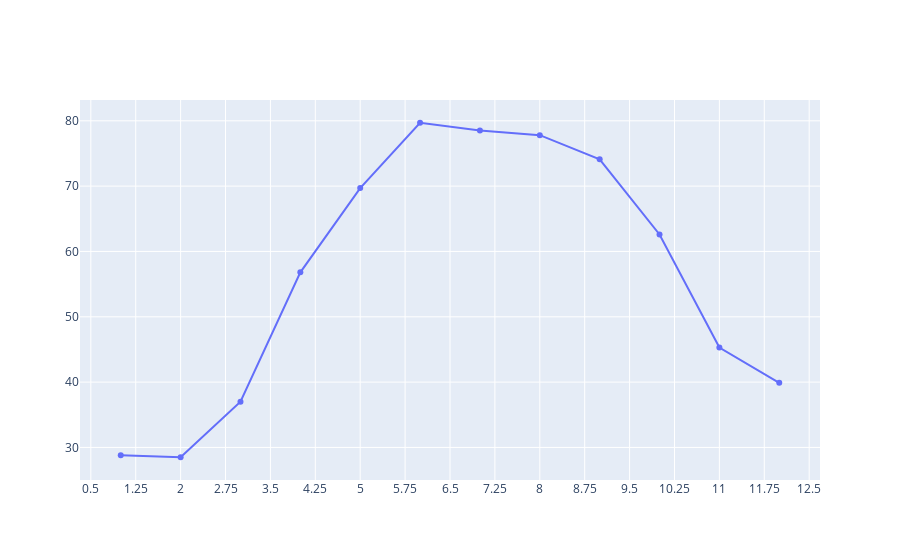

Source (notebook cell):
### Code cell
import plotly.graph_objects as go

fig = go.Figure(go.Scatter(
    x = [1, 2, 3, 4, 5, 6, 7, 8, 9, 10, 11, 12],
    y = [28.8, 28.5, 37, 56.8, 69.7, 79.7, 78.5, 77.8, 74.1, 62.6, 45.3, 39.9]
))

fig.update_layout(
    xaxis = dict(
        tickmode = 'linear',
        tick0 = 0.5,
        dtick = 0.75
    )
)

fig.show()

### Figure 1 — Plotly figure (JSON) as saved in the notebook; plotly's stock layout.template omitted (floating-point values rounded to 4 significant figures)
{"data": [{"type": "scatter", "x": [1, 2, 3, 4, 5, 6, 7, 8, 9, 10, 11, 12], "y": [28.8, 28.5, 37, 56.8, 69.7, 79.7, 78.5, 77.8, 74.1, 62.6, 45.3, 39.9]}], "layout": {"xaxis": {"dtick": 0.75, "tick0": 0.5, "tickmode": "linear"}}}
